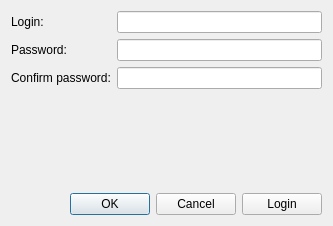
<?xml version="1.0" encoding="UTF-8"?>
<ui version="4.0">
 <class>RegistrationWindow</class>
 <widget class="QDialog" name="RegistrationWindow">
  <property name="geometry">
   <rect>
    <x>0</x>
    <y>0</y>
    <width>333</width>
    <height>226</height>
   </rect>
  </property>
  <property name="windowTitle">
   <string>Chat_Client</string>
  </property>
  <layout class="QVBoxLayout" name="verticalLayout">
   <item>
    <layout class="QFormLayout" name="formLayout">
     <item row="0" column="0">
      <widget class="QLabel" name="label_Login">
       <property name="text">
        <string>Login:</string>
       </property>
      </widget>
     </item>
     <item row="0" column="1">
      <widget class="QLineEdit" name="lineEdit_Login"/>
     </item>
     <item row="1" column="0">
      <widget class="QLabel" name="label_Password">
       <property name="text">
        <string>Password:</string>
       </property>
      </widget>
     </item>
     <item row="1" column="1">
      <widget class="QLineEdit" name="lineEdit_Password">
       <property name="echoMode">
        <enum>QLineEdit::Password</enum>
       </property>
      </widget>
     </item>
     <item row="2" column="0">
      <widget class="QLabel" name="label_ConfirmPassword">
       <property name="text">
        <string>Confirm password:</string>
       </property>
      </widget>
     </item>
     <item row="2" column="1">
      <widget class="QLineEdit" name="lineEdit_ConfirmPassword">
       <property name="echoMode">
        <enum>QLineEdit::Password</enum>
       </property>
      </widget>
     </item>
    </layout>
   </item>
   <item>
    <layout class="QHBoxLayout" name="horizontalLayout">
     <item>
      <widget class="QDialogButtonBox" name="buttonBox">
       <property name="autoFillBackground">
        <bool>false</bool>
       </property>
       <property name="locale">
        <locale language="English" country="UnitedStates"/>
       </property>
       <property name="standardButtons">
        <set>QDialogButtonBox::Cancel|QDialogButtonBox::Ok</set>
       </property>
       <property name="centerButtons">
        <bool>false</bool>
       </property>
      </widget>
     </item>
     <item>
      <widget class="QPushButton" name="pushButton_toLogin">
       <property name="text">
        <string>Login</string>
       </property>
      </widget>
     </item>
    </layout>
   </item>
  </layout>
 </widget>
 <resources/>
 <connections/>
</ui>
